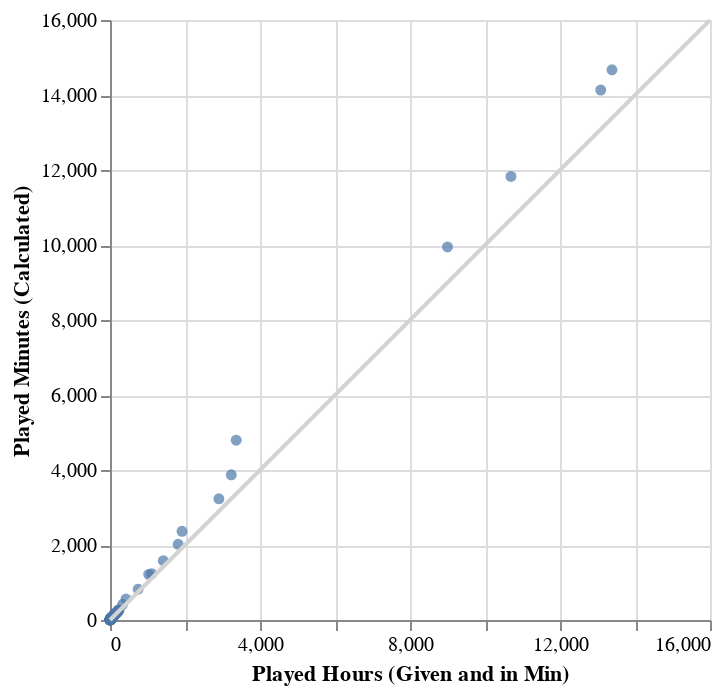

Notebook code for this chart:
### Markdown cell above
Now, lets do a few plots to better understand the dataset and check some of the assumptions.

+ Lets first compare **played_hours** extracted from *<font color='violet'>'players.csv'</font>* and the cumulative played time **played_minutes** calculated from *<font color='violet'>'sessions.csv'</font>*, using a scatter plot.

### Code cell
import altair as alt
tidysum = pd.merge(tidywhole.groupby(['hashedEmail'])['played_minutes'].sum().reset_index(), players[['hashedEmail','played_hours']], how="inner", on=["hashedEmail"])
tidysum['played_hours'] = tidysum['played_hours'] * 60
scat1 = alt.Chart(tidysum).mark_circle().encode(
    x=alt.X("played_hours").scale(domain=(0, 16000)).title('Played Hours (Given and in Min)'),
    y=alt.Y("played_minutes").scale(domain=(0, 16000)).title('Played Minutes (Calculated)')
)
xyline = alt.Chart( pd.DataFrame({'x': [0, 16000]})).mark_line(color='lightgrey').encode(x=alt.X('x'),y=alt.Y('x') )
scat1+xyline

### Figure 1 — Vega-Lite specification as saved in the notebook (floating-point values rounded to 4 significant figures)
{"config": {"view": {"continuousWidth": 300, "continuousHeight": 300}}, "layer": [{"data": {"name": "data-6c434cfb0ccd486a888879782728bfa4"}, "mark": {"type": "circle"}, "encoding": {"x": {"field": "played_hours", "scale": {"domain": [0, 16000]}, "title": "Played Hours (Given and in Min)", "type": "quantitative"}, "y": {"field": "played_minutes", "scale": {"domain": [0, 16000]}, "title": "Played Minutes (Calculated)", "type": "quantitative"}}}, {"data": {"name": "data-9f92ad120ff88e5b45847fc18e58d3ba"}, "mark": {"type": "line", "color": "lightgrey"}, "encoding": {"x": {"field": "x", "type": "quantitative"}, "y": {"field": "x", "type": "quantitative"}}}], "$schema": "https://vega.github.io/schema/vega-lite/v5.20.1.json", "datasets": {"data-6c434cfb0ccd486a888879782728bfa4": [{"hashedEmail": "0088b5e134c3f0498a18c7ea6b8d77b4b0ff1636fc93355ccc95b45423367832", "played_minutes": 106.0, "played_hours": 90.0}, {"hashedEmail": "060aca80f8cfbf1c91553a72f4d5ec8034764b05ab59fe8e1cf0eee9a7b67967", "played_minutes": 30.0, "played_hours": 24.0}, {"hashedEmail": "0ce7bfa910d47fc91f21a7b3acd8f33bde6db57912ce0290fa0437ce0b97f387", "played_minutes": 11.0, "played_hours": 6.0}, {"hashedEmail": "0d4d71be33e2bc7266ee4983002bd930f69d304288a8663529c875f40f1750f3", "played_minutes": 418.0, "played_hours": 336.0}, {"hashedEmail": "0d70dd9cac34d646c810b1846fe6a85b9e288a76f5dcab9c1ff1a0e7ca200b3a", "played_minutes": 70.0, "played_hours": 60.0}, {"hashedEmail": "11006065e9412650e99eea4a4aaaf0399bc338006f85e80cc82d18b49f0e2aa4", "played_minutes": 10.0, "played_hours": 6.0}, {"hashedEmail": "119f01b9877fc5ea0073d05602a353b91c4b48e4cf02f42bb8d661b46a34b760", "played_minutes": 50.0, "played_hours": 42.0}, {"hashedEmail": "18936844e06b6c7871dce06384e2d142dd86756941641ef39cf40a9967ea14e3", "played_minutes": 1217.0, "played_hours": 1032.0}, {"hashedEmail": "1a2b92f18f36b0b59b41d648d10a9b8b20a2adff550ddbcb8cec2f47d4d881d0", "played_minutes": 18.0, "played_hours": 12.0}, {"hashedEmail": "1d2371d8a35c8831034b25bda8764539ab7db0f63938696917c447128a2540dd", "played_minutes": 5.0, "played_hours": 0.0}, {"hashedEmail": "200db0417ee70863c7e2a0f214c737476fb86de5869d0b907a077d726357e687", "played_minutes": 12.0, "played_hours": 6.0}, {"hashedEmail": "20ae3f8b5323674fe6e537bc91928841cfc2a00c1b36522fd25370bb6fa89d36", "played_minutes": 46.0, "played_hours": 36.0}, {"hashedEmail": "22a78bfd44e46931261d06864b92cf9a8fd77fb02bec66cb71646dd9da222a0d", "played_minutes": 86.0, "played_hours": 72.0}, {"hashedEmail": "23fe711e0e3b77f1da7aa221ab1192afe21648d47d2b4fa7a5a659ff443a0eb5", "played_minutes": 50.0, "played_hours": 42.0}, {"hashedEmail": "24d4892c2c3ce11d3e54c3bf31ee218901cac7a2f564911d67424c8fdf0874fe", "played_minutes": 2366.0, "played_hours": 1920.0}, {"hashedEmail": "25879aecc205544bc6505f9faf768356e0a3b7126057308ae3235f8a514e9a62", "played_minutes": 7.0, "played_hours": 0.0}, {"hashedEmail": "2917e2dacafed92d017b9f356ce90a442bea6e4ad59dbbb484a920398acb8974", "played_minutes": 5.0, "played_hours": 0.0}, {"hashedEmail": "2cfed571797b66cc810c32562fc5b0f70b5bec0f5250799245527135bbf9662e", "played_minutes": 6.0, "played_hours": 0.0}, {"hashedEmail": "336adf9b9070abb44eaec22a48b04d8cda6cf0c98a46eef37779a1dcb6f5b4bb", "played_minutes": 266.0, "played_hours": 240.0}, {"hashedEmail": "36d9cbb4c6bc0c1a6911436d2da0d09ec625e43e6552f575d4acc9cf487c4686", "played_minutes": 3873.0, "played_hours": 3234.0}, {"hashedEmail": "3caa832978e0596779f4ee7c686c4592fb6de893925025d25bf26be9a8cd03f5", "played_minutes": 12.0, "played_hours": 12.0}, {"hashedEmail": "42382bb2af563e6979c5b84d288cbb49bb2ef90b1bcf196c2902da4ce20eb7f3", "played_minutes": 55.0, "played_hours": 48.0}, {"hashedEmail": "42eafe96ed5c1684e3b5cc614d1b01a117173d3ec6898abcf1177d9822bd39f7", "played_minutes": 59.0, "played_hours": 18.0}, {"hashedEmail": "4b01bce3f141289709e8278b02ba5d2aaa7105d7ccb9c7deb37670a80e332774", "played_minutes": 121.0, "played_hours": 108.0}, {"hashedEmail": "4bed6f49b672974f706aa7f020b4f29020326bf594520593557cd381a51559b8", "played_minutes": 101.0, "played_hours": 90.0}, {"hashedEmail": "4bfad3613c71ace05644bf210195d9fb0d3d9513753ad2f8a16d1a80699bb906", "played_minutes": 11.0, "played_hours": 6.0}, {"hashedEmail": "55d24216db39c27e1f17cc43d3127cbf8ed76ada6d098202b53ded319855e2c1", "played_minutes": 33.0, "played_hours": 18.0}, {"hashedEmail": "577aa5f15468252b1c6f32dcd515012923476292e30f95e6b4128c770e993f92", "played_minutes": 10.0, "played_hours": 6.0}, {"hashedEmail": "5a340c0e3d1aa3e579efc625bd3e5bca7fc25f7115b68e9411f457464bfd3df4", "played_minutes": 33.0, "played_hours": 24.0}, {"hashedEmail": "5afb9b4ba7f0bb42d4e4d72ee21be8a51131a7677f0519b4606fdbf770eec750", "played_minutes": 14.0, "played_hours": 6.0}, {"hashedEmail": "5baba1651a0b92788bc0d6dcdf00be64af1cf9f0015bbeed204ddabd1d872e83", "played_minutes": 43.0, "played_hours": 36.0}, {"hashedEmail": "5c27e8b9fed2816b006dc8397ec04470b59339fd591a46a3eb7951b939b72984", "played_minutes": 57.0, "played_hours": 54.0}, {"hashedEmail": "5e0beb10f6163a508622ef25220d780bdd012a89dee571db77fc502980c0e57d", "played_minutes": 9.0, "played_hours": 6.0}, {"hashedEmail": "6b1cdc07fcc1f7ea09509341fd245dd34fdba386f14a493e9107c18604baedc9", "played_minutes": 11.0, "played_hours": 6.0}, {"hashedEmail": "6ca8a90e4f5c61bf36baf556d446873c4e894e7a62f91996aa237be64b0e183b", "played_minutes": 66.0, "played_hours": 60.0}, {"hashedEmail": "6fa105fac7f4f37350f21830db78cde153d8edda41d6f4f2d48c9785d605c5e5", "played_minutes": 7.0, "played_hours": 6.0}, {"hashedEmail": "7096b30972a32029244fc6171f21bc5996b51b8d75df7a94f003dead428988f9", "played_minutes": 72.0, "played_hours": 60.0}, {"hashedEmail": "70db3a16ef58cf8bf6d8658c426ba4a5fcd7523a0abdd413f14466c41181215d", "played_minutes": 15.0, "played_hours": 6.0}, {"hashedEmail": "710148466b44cb02ba894aa9005a4892e619250ebd01153055d6c7578fc1ea10", "played_minutes": 8.0, "played_hours": 6.0}, {"hashedEmail": "71453e425f07d10da4fa2b349c83e73ccdf0fb3312f778b35c5802c3292c87bd", "played_minutes": 21.0, "played_hours": 18.0}, {"hashedEmail": "71e724778a28bb0ebbdacb1328944dfef427525466b012b66e7554a65e401a16", "played_minutes": 20.0, "played_hours": 12.0}, {"hashedEmail": "722ab6d91280c439f2780767a1250889e93f75fc0ba0bc48175da022ab3e9ea9", "played_minutes": 5.0, "played_hours": 0.0}, {"hashedEmail": "75f275366c0dbb8b23957b97aaaf77db5d6517fb846d3d4d209bd391ae3d39f6", "played_minutes": 24.0, "played_hours": 18.0}, {"hashedEmail": "7a4686586d290c67179275c7c3dfb4ea02f4d317d9ee0e2cee98baa27877a875", "played_minutes": 115.0, "played_hours": 96.0}, {"hashedEmail": "7b17513f11968feaf6b02977885c436dc2a4549489ca25ef03022f9fbae19d81", "played_minutes": 5.0, "played_hours": 0.0}, {"hashedEmail": "7b5c323f9a9e21b6bcc2a8c431e96f9f2155c7b4318a68d3e7d9edd2018095a9", "played_minutes": 5.0, "played_hours": 0.0}, {"hashedEmail": "7c0ae28a5f85a515a8063f9ed989aa26c5ebcc64f6b7be2948c0b300c2c9bd47", "played_minutes": 9.0, "played_hours": 6.0}, {"hashedEmail": "7d71c49cbbce8dcf0276b2bfecfa2d16f22cb31a4024556d6085884298f2ee8d", "played_minutes": 8.0, "played_hours": 6.0}, {"hashedEmail": "7dc01f10bf20671ecfccdac23812b1b415acd42c2147cb0af4d48fcce2420f3e", "played_minutes": 9.0, "played_hours": 6.0}, {"hashedEmail": "7ea2a6532a9a7f33e1ad6067015746bbbbacaabb8cba0f430129f851c0aa59d9", "played_minutes": 13.0, "played_hours": 6.0}, {"hashedEmail": "80afc8e7137de6a232421e926c1e6e64ddeef1d8157c4439746bc00fcf91e8a7", "played_minutes": 116.0, "played_hours": 108.0}, {"hashedEmail": "82d2615c56f8bdb5e56c603d3c90096649eb944fe47e1c827219d8af0b9fc94a", "played_minutes": 41.0, "played_hours": 36.0}, {"hashedEmail": "88247d9a46fc214a12485dcbcbb03a8ddebfe8c1ec5fe209cd660147625c8e62", "played_minutes": 118.0, "played_hours": 84.0}, {"hashedEmail": "8af6e04a9067b009303e36cf39f7e7d53f9473e74b4633876ddd79769158b665", "played_minutes": 14.0, "played_hours": 6.0}, {"hashedEmail": "8b71f4d66a38389b7528bb38ba6eb71157733df7d1740371852a797ae97d82d1", "played_minutes": 13.0, "played_hours": 6.0}, {"hashedEmail": "8d2eed1f399e0d77cebb8fcc48ed19ad2fa8e3bb3fa683cb90e0ac6d42677bf2", "played_minutes": 147.0, "played_hours": 132.0}, {"hashedEmail": "8d713786e0bf0371cd928a91d32d1e37b14e14e49744cdebac90885c05c48afa", "played_minutes": 11.0, "played_hours": 6.0}, {"hashedEmail": "8e0aac3020b3fd9cdef4840b533b4b105aaf1ce1f6f2df3f328ba2a44cecfdc1", "played_minutes": 193.0, "played_hours": 174.0}, {"hashedEmail": "8e98b6db2053af0bc0e62cd55bcea5a08f23986dec3d02ca520ea039517e6744", "played_minutes": 10.0, "played_hours": 6.0}, {"hashedEmail": "8eae13e0f5823d9c48fe7b89695ea231f96f644f664bcc74c5a07f7d0a1135bd", "played_minutes": 34.0, "played_hours": 30.0}, {"hashedEmail": "90f1495942837b1cde67cc9e3119421e38183502a4c6dee304df3bf0c21e0dd0", "played_minutes": 16.0, "played_hours": 12.0}, {"hashedEmail": "93efabc9f7de58f44c457bac715cf8f9f44cd88cc574fc02624cac194d2f0ea5", "played_minutes": 136.0, "played_hours": 126.0}, {"hashedEmail": "951e54f7376e2b2f0915e9e3646c701af4a2fe839385b13f9e0084b08f8070bd", "played_minutes": 10.0, "played_hours": 6.0}, {"hashedEmail": "95aa10ff79645508dcff5c08da02a8f6ddd9016b44fb469347e5739b8865c613", "played_minutes": 37.0, "played_hours": 30.0}, {"hashedEmail": "96e190b0bf3923cd8d349eee467c09d1130af143335779251492eb4c2c058a5f", "played_minutes": 168.0, "played_hours": 120.0}, {"hashedEmail": "9782452b8e41d1f140374eec34c84f464df6ed12e2777e5b4f7150912b8ab78c", "played_minutes": 1581.0, "played_hours": 1422.0}, {"hashedEmail": "9955ab948064150d3686ef564389bdc6d6c60bc620a5ce3084b3dec4a7a006a7", "played_minutes": 33.0, "played_hours": 24.0}, {"hashedEmail": "9ba67e127e4e70d909f6237644bb4674b17bc6ae5c9e735f88cfc50e22b499c6", "played_minutes": 11.0, "played_hours": 6.0}, {"hashedEmail": "9c2a5275ada716508a7e66629dfbeaa4c03ca9eb5f30d2132f41de130c367c56", "played_minutes": 11.0, "played_hours": 6.0}, {"hashedEmail": "a175d4741dc84e6baf77901f6e8e0a06f54809a34e6b5211159bced346f7fb3e", "played_minutes": 3232.0, "played_hours": 2904.0}, {"hashedEmail": "a1e0438d568b9c05a93cadaf99969e4d44794d19dea31edd723cbc916f878c33", "played_minutes": 178.0, "played_hours": 162.0}, {"hashedEmail": "a2a0612e9a7da558cbac2ee3c816740324505a69a6e042c94aa1b67731f9ff01", "played_minutes": 6.0, "played_hours": 0.0}, {"hashedEmail": "ab1f44f93c3b828f55458971db393052d9711df3e0e7ff69540bfebfcec555ff", "played_minutes": 43.0, "played_hours": 30.0}, {"hashedEmail": "ad6390295640af1ed0e45ffc58a53b2d9074b0eea694b16210addd44d7c81f83", "played_minutes": 11830.0, "played_hours": 10690.0}, {"hashedEmail": "ae8d8a9dcf80b38466f89466201e6d594eb94d6994eda1617f7dfae9cb21bfb3", "played_minutes": 70.0, "played_hours": 60.0}, {"hashedEmail": "aea049eaa7cb10db386a62990220d205ceb2a4c473cae3ec7bab107278c26559", "played_minutes": 18.0, "played_hours": 12.0}, {"hashedEmail": "b3510c708bd50bf9f75e6e02bb6fe14edb705e0ea671ee769a45c613750e8b58", "played_minutes": 821.0, "played_hours": 750.0}, {"hashedEmail": "b622593d2ef8b337dc554acb307d04a88114f2bf453b18fb5d2c80052aeb2319", "played_minutes": 14130.0, "played_hours": 13090.0}, {"hashedEmail": "b674dd7ee0d24096d1c019615ce4d12b20fcbff12d79d3c5a9d2118eb7ccbb28", "played_minutes": 5.0, "played_hours": 0.0}, {"hashedEmail": "ba24bebe588a34ac546f8559850c65bc90cd9d51b821581bd6e25cff437a1081", "played_minutes": 11.0, "played_hours": 6.0}, {"hashedEmail": "ba9b943f7fd9b5078b20ece741c4cb6435418d5d8373b4fe3830487f6036095c", "played_minutes": 10.0, "played_hours": 6.0}, {"hashedEmail": "bc704ff2bc676dbf48ee41b9e11481c1387bf758ad318f2428f336e3fecc6660", "played_minutes": 25.0, "played_hours": 18.0}, {"hashedEmail": "bd10e7eab5531d5e82c9eebb929e2703f05367a90b0533074392a5f39a55c5d9", "played_minutes": 13.0, "played_hours": 6.0}, {"hashedEmail": "bda1905e54b6c745bcced9d59ce655a5bfd03c35cc6abdd8d1610e5c416f79d1", "played_minutes": 5.0, "played_hours": 0.0}, {"hashedEmail": "bfce39c89d6549f2bb94d8064d3ce69dc3d7e72b38f431d8aa0c4bf95ccee6bf", "played_minutes": 14670.0, "played_hours": 13390.0}, {"hashedEmail": "c121e4d197469bea90e21c0495001f4e21824adb98cbc6a40d54e66617cee174", "played_minutes": 9.0, "played_hours": 6.0}, {"hashedEmail": "c57fa94e436cf49a929d0168e47d26fec3d900b321775e280ef136979c01d5a4", "played_minutes": 1235.0, "played_hours": 1110.0}, {"hashedEmail": "c871393f513c68e313874ac9d192a0b8be7bf99a96bff0ab46beb343ee4217d5", "played_minutes": 184.0, "played_hours": 162.0}, {"hashedEmail": "ca20f724571080b997e0efa874b9611e9f280c1af5f68ff6231a9e5b5d79bcfe", "played_minutes": 21.0, "played_hours": 12.0}, {"hashedEmail": "cb00c16dc2043f435a7a8c2a473656e4119ffa7173bab7ec7455715173912498", "played_minutes": 68.0, "played_hours": 60.0}, {"hashedEmail": "d07befbac08be3d876d026ac0458651067001b39081d24724af3c95be76355e0", "played_minutes": 11.0, "played_hours": 6.0}, {"hashedEmail": "d13020f8d53c08c95e64f2254424a65c9c479fcfd866b21b850d200a2689a8b5", "played_minutes": 35.0, "played_hours": 24.0}, {"hashedEmail": "d3ca24e4d7fe8ffe2a821ebd3b841252950ca53e4d659a5f33b987e2cd42a1ec", "played_minutes": 14.0, "played_hours": 6.0}, {"hashedEmail": "d43af3bed5e9f1f31077233697c18f3f988a217bd0376a5f1a54d14964a38c36", "played_minutes": 32.0, "played_hours": 30.0}, {"hashedEmail": "d46bd29a2ed08e3500bd8729085ef4b6f0ca65baf4c756f88b6bedf7a18e0352", "played_minutes": 110.0, "played_hours": 102.0}, {"hashedEmail": "d48302dee689942b60f7e9756eba99d0be030df0ab6f553904a9dbbc44d0b5d5", "played_minutes": 10.0, "played_hours": 6.0}, {"hashedEmail": "d51a8c57269fe347b4b7760ec29c420832cb36a11c47569a9200872831910c05", "played_minutes": 49.0, "played_hours": 42.0}, {"hashedEmail": "d572f391d452b76ea2d7e5e53a3d38bfd7499c7399db299bd4fedb06a46ad5bb", "played_minutes": 5.0, "played_hours": 0.0}, {"hashedEmail": "d9473710057f7d42f36570f0be83817a4eea614029ff90cf50d8889cdd729d11", "played_minutes": 15.0, "played_hours": 12.0}, {"hashedEmail": "dbb20960cd4db4900dde7832e349dae46f7688583c8138b34785d9c7e509b5b9", "played_minutes": 7.0, "played_hours": 0.0}, {"hashedEmail": "dc73467f73263dd4a07838330dd1cc115aa3f8b03538911ee6aac048405939c4", "played_minutes": 7.0, "played_hours": 6.0}, {"hashedEmail": "e21a324ccf5c873bafe82e47d5137b36aa312ee4803eeb5cbc6cf945f9bb3f38", "played_minutes": 6.0, "played_hours": 0.0}, {"hashedEmail": "e3175c379bbb83c8786d2dd719cf844575aca24d2c81d643dc7f12f6227becf7", "played_minutes": 53.0, "played_hours": 48.0}, {"hashedEmail": "e3e1bef1ce259c995332635c0ec630a575713451cbe742d7ca93e4c03d0826df", "played_minutes": 60.0, "played_hours": 12.0}, {"hashedEmail": "e44041459da2102dc20147ed6f0db4753547be66fc4ddea037bafca64004de2d", "played_minutes": 26.0, "played_hours": 24.0}, {"hashedEmail": "e47ae138603b9a7d6e9b97554bac2daf0477b30e0a4f29ed9d3deacc3c7ec155", "played_minutes": 7.0, "played_hours": 6.0}, {"hashedEmail": "e74c60a92c0100e7240be56d66969db85856152b048c639331a3595f901461ae", "played_minutes": 560.0, "played_hours": 426.0}, {"hashedEmail": "ed3e6d043dee74fad932be44d0600f4502055198c511927b0c906f50b57d9582", "played_minutes": 5.0, "played_hours": 0.0}, {"hashedEmail": "f19e136ddde68f365afc860c725ccff54307dedd13968e896a9f890c40aea436", "played_minutes": 179.0, "played_hours": 138.0}, {"hashedEmail": "f1b432523542f90c61176a555ccb2144468d76c91a32d74082ab8c101f9d25b6", "played_minutes": 13.0, "played_hours": 6.0}, {"hashedEmail": "f2826fb8dbce4d450348f99cb27ade184b713998d9679780442efaaf218038f2", "played_minutes": 266.0, "played_hours": 216.0}, {"hashedEmail": "f3c813577c458ba0dfef80996f8f32c93b6e8af1fa939732842f2312358a88e9", "played_minutes": 255.0, "played_hours": 228.0}, {"hashedEmail": "f459ce1862ec9a43b6c714810390dfd632ed104eb11378b3a2a134b1b107bc75", "played_minutes": 46.0, "played_hours": 36.0}, {"hashedEmail": "f4f29f2465743ead8c3ce02fc84542afe33ae3c95ef56a42b8f7785550fe9e4a", "played_minutes": 41.0, "played_hours": 36.0}, {"hashedEmail": "f6daba428a5e19a3d47574858c13550499be23603422e6a0ee9728f8b53e192d", "played_minutes": 2019.0, "played_hours": 1818.0}, {"hashedEmail": "f707d141be44b2bf963eb171dbd14599059b4dda09aa002ba95ead4fa67273a7", "played_minutes": 8.0, "played_hours": 6.0}, {"hashedEmail": "f7875ae87a61632030d5c4029ee8cf081be7047b2b4a9c04ab5a706f59786197", "played_minutes": 19.0, "played_hours": 12.0}, {"hashedEmail": "f8f5477f5a2e53616ae37421b1c660b971192bd8ff77e3398304c7ae42581fdc", "played_minutes": 9947.0, "played_hours": 9000.0}, {"hashedEmail": "f9ac013b2f0bc2bd4928a6a0fc8a0aae8b5c4f2670cf9e18f547b7e72034c965", "played_minutes": 74.0, "played_hours": 60.0}, {"hashedEmail": "fb0005032363ec3b30c2ae668f78f5076b7e77de0c6a249e924eee608cd0a1fa", "played_minutes": 208.0, "played_hours": 210.0}, {"hashedEmail": "fc0224c81384770e93ca717f32713960144bf0b52ff67639433a5c06a653a882", "played_minutes": 16.0, "played_hours": 12.0}, {"hashedEmail": "fcab03c6d3079521e7f9665caed0f31fe3dae6b5ccb86e6cb58747a43aa8789f", "played_minutes": 80.0, "played_hours": 72.0}, {"hashedEmail": "fd6563a4e0f6f4273580e5fedbd8dda64990447aea5a33cbb5e894a3867ca44d", "played_minutes": 4795.0, "played_hours": 3366.0}, {"hashedEmail": "fe218a05c6c3fc6326f4f151e8cb75a2a9fa29e22b110d4c311fb58fb211f471", "played_minutes": 9.0, "played_hours": 6.0}, {"hashedEmail": "fef4e1bed8c3f6dcd7bcd39ab21bd402386155b2ff8c8e53683e1d2793bf1ed1", "played_minutes": 72.0, "played_hours": 66.0}], "data-9f92ad120ff88e5b45847fc18e58d3ba": [{"x": 0}, {"x": 16000}]}}
